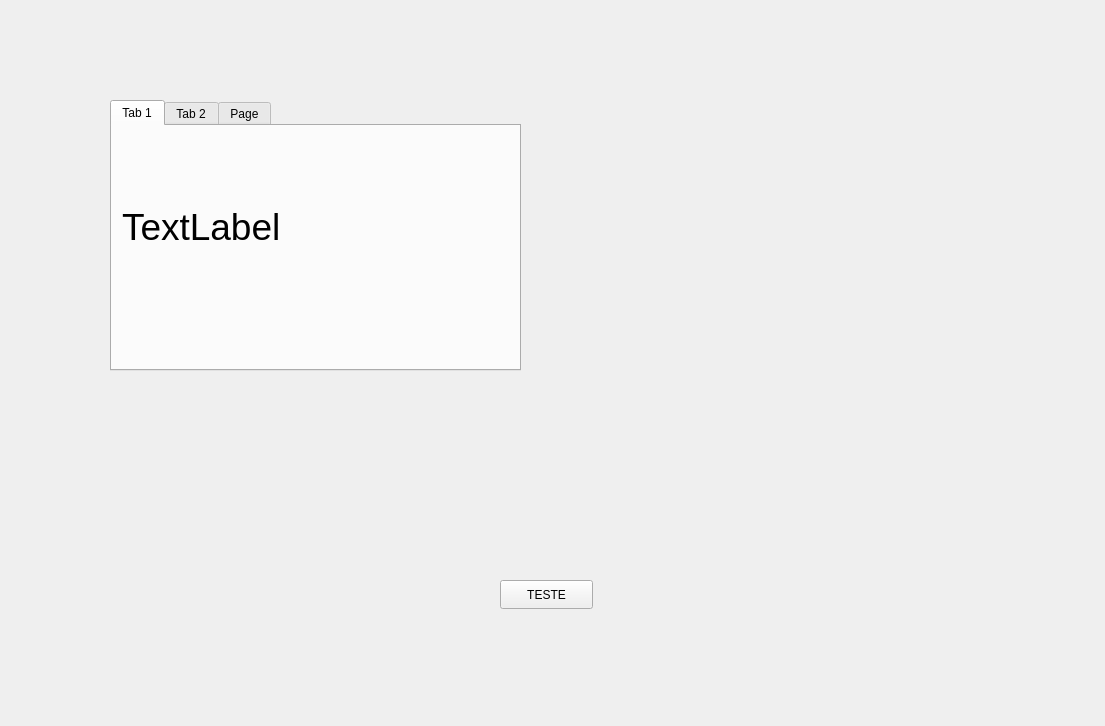
<?xml version="1.0" encoding="UTF-8"?>
<ui version="4.0">
 <class>centralWidget</class>
 <widget class="QWidget" name="centralWidget">
  <property name="geometry">
   <rect>
    <x>0</x>
    <y>0</y>
    <width>1105</width>
    <height>726</height>
   </rect>
  </property>
  <property name="windowTitle">
   <string>Form</string>
  </property>
  <widget class="QTabWidget" name="tabWidget">
   <property name="geometry">
    <rect>
     <x>110</x>
     <y>100</y>
     <width>411</width>
     <height>271</height>
    </rect>
   </property>
   <property name="currentIndex">
    <number>0</number>
   </property>
   <widget class="QWidget" name="tab">
    <attribute name="title">
     <string>Tab 1</string>
    </attribute>
    <widget class="QLabel" name="totalValue">
     <property name="geometry">
      <rect>
       <x>10</x>
       <y>50</y>
       <width>291</width>
       <height>101</height>
      </rect>
     </property>
     <property name="font">
      <font>
       <pointsize>28</pointsize>
      </font>
     </property>
     <property name="text">
      <string>TextLabel</string>
     </property>
    </widget>
   </widget>
   <widget class="QWidget" name="tab_2">
    <attribute name="title">
     <string>Tab 2</string>
    </attribute>
    <widget class="QLabel" name="cardValue">
     <property name="geometry">
      <rect>
       <x>10</x>
       <y>60</y>
       <width>291</width>
       <height>101</height>
      </rect>
     </property>
     <property name="font">
      <font>
       <pointsize>28</pointsize>
      </font>
     </property>
     <property name="text">
      <string>TextLabel</string>
     </property>
    </widget>
   </widget>
   <widget class="QWidget" name="tab_3">
    <attribute name="title">
     <string>Page</string>
    </attribute>
    <widget class="QCalendarWidget" name="calendarWidget">
     <property name="geometry">
      <rect>
       <x>5</x>
       <y>-1</y>
       <width>392</width>
       <height>236</height>
      </rect>
     </property>
    </widget>
   </widget>
  </widget>
  <widget class="QPushButton" name="pushButton">
   <property name="geometry">
    <rect>
     <x>500</x>
     <y>580</y>
     <width>93</width>
     <height>29</height>
    </rect>
   </property>
   <property name="text">
    <string>TESTE</string>
   </property>
  </widget>
 </widget>
 <resources/>
 <connections/>
</ui>
